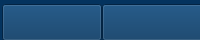
       <widget class="QWidget" name="widget_33" native="true">
        <property name="sizePolicy">
         <sizepolicy hsizetype="Preferred" vsizetype="Fixed">
          <horstretch>0</horstretch>
          <verstretch>0</verstretch>
         </sizepolicy>
        </property>
        <property name="minimumSize">
         <size>
          <width>0</width>
          <height>40</height>
         </size>
        </property>
        <property name="maximumSize">
         <size>
          <width>16777215</width>
          <height>40</height>
         </size>
        </property>
        <property name="font">
         <font>
          <family>Arial</family>
         </font>
        </property>
        <property name="styleSheet">
         <string notr="true">background-color: rgb(4, 51, 94);</string>
        </property>
        <layout class="QGridLayout" name="gridLayout">
         <property name="leftMargin">
          <number>0</number>
         </property>
         <property name="topMargin">
          <number>0</number>
         </property>
         <property name="rightMargin">
          <number>0</number>
         </property>
         <property name="bottomMargin">
          <number>0</number>
         </property>
         <property name="spacing">
          <number>0</number>
         </property>
         <item row="0" column="0">
          <widget class="QWidget" name="widget_36" native="true">
           <property name="font">
            <font>
             <family>Arial</family>
            </font>
           </property>
           <property name="styleSheet">
            <string notr="true">background-color: rgb(4, 51, 94);</string>
           </property>
           <widget class="QPushButton" name="home_button">
            <property name="geometry">
             <rect>
              <x>2</x>
              <y>4</y>
              <width>100</width>
              <height>37</height>
             </rect>
            </property>
            <property name="sizePolicy">
             <sizepolicy hsizetype="Fixed" vsizetype="Fixed">
              <horstretch>0</horstretch>
              <verstretch>0</verstretch>
             </sizepolicy>
            </property>
            <property name="font">
             <font>
              <family>Arial</family>
              <pointsize>13</pointsize>
              <weight>75</weight>
              <bold>true</bold>
             </font>
            </property>
            <property name="styleSheet">
             <string notr="true">border-image: url(:/home/tab_home_1.png);</string>
            </property>
            <property name="text">
             <string/>
            </property>
           </widget>
           <widget class="QPushButton" name="offl_button">
            <property name="geometry">
             <rect>
              <x>232</x>
              <y>4</y>
              <width>170</width>
              <height>37</height>
             </rect>
            </property>
            <property name="sizePolicy">
             <sizepolicy hsizetype="Fixed" vsizetype="Fixed">
              <horstretch>0</horstretch>
              <verstretch>0</verstretch>
             </sizepolicy>
            </property>
            <property name="font">
             <font>
              <family>Arial</family>
              <pointsize>13</pointsize>
              <weight>75</weight>
              <bold>true</bold>
             </font>
            </property>
            <property name="styleSheet">
             <string notr="true">border-image: url(:/home/tab_off_2.png);</string>
            </property>
            <property name="text">
             <string/>
            </property>
           </widget>
           <widget class="QPushButton" name="onl_button">
            <property name="geometry">
             <rect>
              <x>402</x>
              <y>4</y>
              <width>170</width>
              <height>37</height>
             </rect>
            </property>
            <property name="sizePolicy">
             <sizepolicy hsizetype="Fixed" vsizetype="Fixed">
              <horstretch>0</horstretch>
              <verstretch>0</verstretch>
             </sizepolicy>
            </property>
            <property name="font">
             <font>
              <family>Arial</family>
              <pointsize>13</pointsize>
              <weight>75</weight>
              <bold>true</bold>
             </font>
            </property>
            <property name="styleSheet">
             <string notr="true">border-image: url(:/home/tab_on_2.png);</string>
            </property>
            <property name="text">
             <string/>
            </property>
           </widget>
           <widget class="QPushButton" name="daq_button">
            <property name="geometry">
             <rect>
              <x>102</x>
              <y>4</y>
              <width>130</width>
              <height>37</height>
             </rect>
            </property>
            <property name="sizePolicy">
             <sizepolicy hsizetype="Fixed" vsizetype="Fixed">
              <horstretch>0</horstretch>
              <verstretch>0</verstretch>
             </sizepolicy>
            </property>
            <property name="font">
             <font>
              <family>Arial</family>
              <pointsize>13</pointsize>
              <weight>75</weight>
              <bold>true</bold>
             </font>
            </property>
            <property name="styleSheet">
             <string notr="true">border-image: url(:/home/tab_acq_2.png);</string>
            </property>
            <property name="text">
             <string/>
            </property>
           </widget>
           <widget class="QPushButton" name="dec_button">
            <property name="geometry">
             <rect>
              <x>572</x>
              <y>4</y>
              <width>120</width>
              <height>37</height>
             </rect>
            </property>
            <property name="sizePolicy">
             <sizepolicy hsizetype="Fixed" vsizetype="Fixed">
              <horstretch>0</horstretch>
              <verstretch>0</verstretch>
             </sizepolicy>
            </property>
            <property name="font">
             <font>
              <family>Arial</family>
              <pointsize>13</pointsize>
              <weight>75</weight>
              <bold>true</bold>
             </font>
            </property>
            <property name="styleSheet">
             <string notr="true">border-image: url(:/home/tab_decoding_2.png);</string>
            </property>
            <property name="text">
             <string/>
            </property>
           </widget>
          </widget>
         </item>
        </layout>
       </widget>
